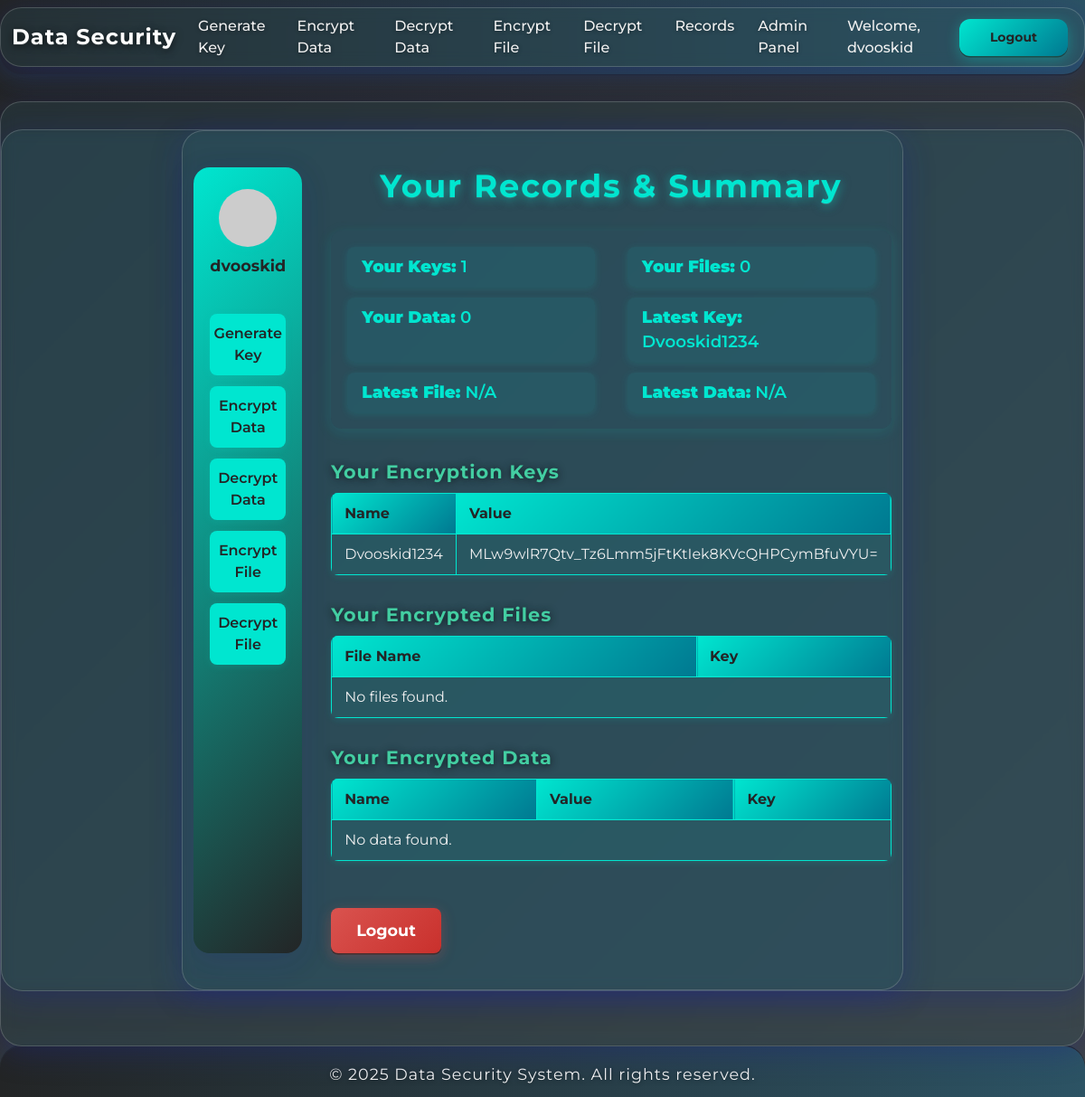
/encryption/dashboard/ (signed in), run on the app's committed database.
### encryption/models.py (models this page shows, shortened)
class EncryptionKey(models.Model):
    key_name = models.CharField(max_length=100, unique=True)
    key_value = models.TextField()
    user = models.ForeignKey(User, on_delete=models.CASCADE)
    created_at = models.DateTimeField(auto_now_add=True)

### encryption/views.py (the view)
# urls.py: path('', RedirectView.as_view(url='/encryption/dashboard/', permanent=False)),
@login_required
def dashboard(request):
    key_count = EncryptionKey.objects.filter(user=request.user).count()
    file_count = EncryptedFile.objects.filter(user=request.user).count()
    data_count = EncryptedData.objects.filter(user=request.user).count()
    latest_key = EncryptionKey.objects.filter(user=request.user).order_by("-id").first()
    latest_file = EncryptedFile.objects.filter(user=request.user).order_by("-id").first()
    latest_data = EncryptedData.objects.filter(user=request.user).order_by("-id").first()
    user_keys = EncryptionKey.objects.filter(user=request.user)
    user_files = EncryptedFile.objects.filter(user=request.user)
    user_data = EncryptedData.objects.filter(user=request.user)
    return render(
        request,
        "encryption/dashboard.html",
        {
            "key_count": key_count,
            "file_count": file_count,
            "data_count": data_count,
            "latest_key": latest_key,
            "latest_file": latest_file,
            "latest_data": latest_data,
            "user_keys": user_keys,
            "user_files": user_files,
            "user_data": user_data,
        },
    )

### encryption/templates/encryption/dashboard.html (shortened to what this page needs)
{% extends 'base.html' %}
{% block content %}
<div class="dashboard-layout">
  <aside class="dashboard-sidebar">
    <div class="profile-area">
      <img src="https://ui-avatars.com/api/?name={{ user.username }}&background=00e6d0&color=fff&size=64" class="profile-avatar" alt="User Avatar">
      <div class="profile-info">
        <span class="profile-username">{{ user.username }}</span>
      </div>
    </div>
    <nav class="sidebar-nav">
      <a href="/encryption/generate-key/">Generate Key</a>
      <a href="/encryption/encrypt-data/">Encrypt Data</a>
      <a href="/encryption/decrypt-data/">Decrypt Data</a>
      <a href="/encryption/encrypt-file/">Encrypt File</a>
      <a href="/encryption/decrypt-file/">Decrypt File</a>
    </nav>
  </aside>
  <main class="dashboard-main">
    <h2 class="dashboard-title">Your Records & Summary</h2>
    <div class="dashboard-summary">
      <div><strong>Your Keys:</strong> {{ key_count }}</div>
      <div><strong>Your Files:</strong> {{ file_count }}</div>
      <div><strong>Your Data:</strong> {{ data_count }}</div>
      <div><strong>Latest Key:</strong> {% if latest_key %}{{ latest_key.key_name }}{% else %}N/A{% endif %}</div>
      <div><strong>Latest File:</strong> {% if latest_file %}{{ latest_file.file_name }}{% else %}N/A{% endif %}</div>
      <div><strong>Latest Data:</strong> {% if latest_data %}{{ latest_data.data_name }}{% else %}N/A{% endif %}</div>
    </div>
    <div class="dashboard-section collapsible">
      <h3 onclick="toggleSection(this)">Your Encryption Keys</h3>
      <div class="collapsible-content">
        <table class="dashboard-table">
          <tr><th>Name</th><th>Value</th></tr>
          {% for key in user_keys %}
          <tr><td>{{ key.key_name }}</td><td>{{ key.key_value }}</td></tr>
          {% empty %}<tr><td colspan="2">No keys found.</td></tr>{% endfor %}
        </table>
      </div>
    </div>
    <div class="dashboard-section collapsible">
      <h3 onclick="toggleSection(this)">Your Encrypted Files</h3>
      <div class="collapsible-content">
        <table class="dashboard-table">
          <tr><th>File Name</th><th>Key</th></tr>
          {% for file in user_files %}
          <tr><td>{{ file.file_name }}</td><td>{{ file.key.key_name }}</td></tr>
          {% empty %}<tr><td colspan="2">No files found.</td></tr>{% endfor %}
        </table>
      </div>
    </div>
    <div class="dashboard-section collapsible">
      <h3 onclick="toggleSection(this)">Your Encrypted Data</h3>
      <div class="collapsible-content">
        <table class="dashboard-table">
          <tr><th>Name</th><th>Value</th><th>Key</th></tr>
          {% for data in user_data %}
          <tr><td>{{ data.data_name }}</td><td>{{ data.encrypted_value }}</td><td>{{ data.key.key_name }}</td></tr>
          {% empty %}<tr><td colspan="3">No data found.</td></tr>{% endfor %}
        </table>
      </div>
    </div>
    <a href="{% url 'logout' %}" class="logout-btn">Logout</a>
  </main>
</div>
{% endblock %}

### templates/base.html (shortened to what this page needs)
<!DOCTYPE html>
<html lang="en">
  <head>
    <link
      href="https://cdn.jsdelivr.net/npm/bootstrap@5.3.0-alpha3/dist/css/bootstrap.min.css"
      rel="stylesheet"
    />
  </head>
  <body>
    <nav class="navbar navbar-expand-lg navbar-dark bg-dark">
      <div class="container-fluid">
        <a class="navbar-brand" href="/">Data Security</a>
        <div class="collapse navbar-collapse" id="navbarNav">
          <ul class="navbar-nav me-auto">
            <li class="nav-item">
              <a class="nav-link" href="/encryption/generate-key/">Generate Key</a>
            </li>
            <li class="nav-item">
              <a class="nav-link" href="/encryption/encrypt-data/">Encrypt Data</a>
            </li>
            <li class="nav-item">
              <a class="nav-link" href="/encryption/decrypt-data/">Decrypt Data</a>
            </li>
            <li class="nav-item">
              <a class="nav-link" href="/encryption/encrypt-file/">Encrypt File</a>
            </li>
            <li class="nav-item">
              <a class="nav-link" href="/encryption/decrypt-file/">Decrypt File</a>
            </li>
            {% if user.is_superuser %}
            <li class="nav-item">
              <a class="nav-link" href="/encryption/records/">Records</a>
            </li>
            {% endif %}
            {% if user.is_staff %}
            <li class="nav-item">
              <a class="nav-link" href="/encryption/admin-panel/">Admin Panel</a>
            </li>
            {% endif %}
          </ul>
          <div class="d-flex align-items-center">
            {% if user.is_authenticated %}
            <span class="user-greeting d-none d-md-inline">Welcome, {{ user.username }}</span>
            <form action="{% url 'logout' %}" method="post" class="d-inline">
              <button type="submit" class="btn btn-sm btn-outline-light">Logout</button>
            </form>
            {% else %}
            <a href="{% url 'login' %}" class="btn btn-sm btn-outline-light">Login</a>
            {% endif %}
          </div>
        </div>
      </div>
    </nav>
    <div class="container-fluid content-wrapper">
      <div class="row justify-content-center">
        <div class="col-12 col-md-10 col-lg-8">
          {% block content %}{% endblock %}
        </div>
      </div>
    </div>
    <footer class="footer">
      <p>
        &copy; {{ now.year|default:2025 }} Data Security System. All rights
        reserved.
      </p>
    </footer>
  </body>
</html>

### templates/base.html (style rules this page uses)
body { background: linear-gradient(135deg, #232526 0%, #414345 100%); min-height: 100vh; display: flex; flex-direction: column; font-family: "Montserrat", Arial, sans-serif; color: #f1f1f1; }
.navbar { margin-bottom: 30px; background: linear-gradient(90deg, #232526 0%, #2c5364 100%); box-shadow: 0 4px 24px 0 rgba(44, 83, 100, 0.25), 0 1.5px 0 #232526; border-radius: 0 0 24px 24px; }
.navbar-brand { font-weight: 700; font-size: 1.5rem; letter-spacing: 1px; text-shadow: 0 2px 8px #000a, 0 1px 0 #fff2; }
.navbar-nav .nav-link { color: #f1f1f1 !important; font-weight: 500; margin-right: 10px; transition: color 0.2s, text-shadow 0.2s; text-shadow: 0 1px 4px #0006; padding: 0.5rem 1rem; }
.content-wrapper { flex: 1 0 auto; padding-top: 30px; padding-bottom: 60px; }
.container-fluid, .row, .col-12, .col-md-10, .col-lg-8 { box-shadow: 0 8px 32px 0 rgba(31, 38, 135, 0.37); border-radius: 24px; background: rgba(44, 83, 100, 0.25); backdrop-filter: blur(8px); border: 1.5px solid rgba(255, 255, 255, 0.18); }
.footer { background: linear-gradient(90deg, #232526 0%, #2c5364 100%); color: #f1f1f1; padding: 18px 0 12px 0; text-align: center; box-shadow: 0 -4px 24px 0 rgba(44, 83, 100, 0.25), 0 -1.5px 0 #232526; border-radius: 24px 24px 0 0; font-size: 1.1rem; letter-spacing: 1px; text-shadow: 0 1px 4px #0006; margin-top: auto; }
.footer p { margin: 0; }
.btn, button, input[type="submit"] { background: linear-gradient(135deg, #00e6d0 0%, #007991 100%); color: #232526; font-weight: 700; border: none; border-radius: 12px; box-shadow: 0 4px 16px 0 #00e6d055, 0 1.5px 0 #232526; transition: transform 0.1s, box-shadow 0.1s, background 0.2s; max-width: 260px; min-width: 120px; width: auto; padding: 10px 28px; margin: 8px 6px 8px 0; display: inline-block; white-space: nowrap; }
.user-greeting { color: #f1f1f1; margin-right: 1rem; font-weight: 500; }

### data on the page
EncryptionKey: key_name "Dvooskid1234", key_value "MLw9wlR7Qtv_Tz6Lmm5jFtKtIek8KVcQHPCymBfuVYU="

### other printed values
{{ user.username }} "dvooskid"
{{ key_count }} "1"
{{ file_count }} "0"
{{ data_count }} "0"
{{ now.year|default:2025 }} "2025"
